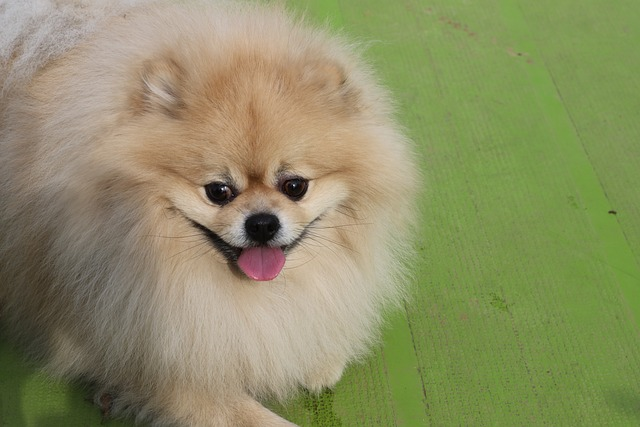
#> input picture pet-5137124_640.jpg, 640 x 427 px
$ python draw_pixel.py
#> lines starting #> are read from the running program, lines starting #| are printed output that depends on the picture; after the words box and inside, x2 and y2 are one past the last pixel; in counts of white or black regions, pixels touching at a corner belong together
import cv2
import numpy as np
import matplotlib.pyplot as plt
from skimage.segmentation import slic
from skimage.color import label2rgb
from sklearn.neighbors import NearestNeighbors

# 1. 이미지 불러오기 및 슈퍼픽셀 생성
def generate_superpixels(image, n_segments=100):
    """
    이미지에서 SLIC 알고리즘을 사용하여 슈퍼픽셀을 생성.
    n_segments: 생성할 슈퍼픽셀의 수
    """
    segments = slic(image, n_segments=n_segments, compactness=50, sigma=1, start_label=1)
    return segments

# 2. 슈퍼픽셀의 중심 좌표 및 색상 정보를 추출
def get_superpixel_features(image, segments):
    """
    각 슈퍼픽셀의 중심 좌표 및 평균 색상 값을 추출.
    """
    superpixel_centers = []
    superpixel_colors = []

    for segment_label in np.unique(segments):
        # 슈퍼픽셀의 모든 픽셀 좌표
        mask = (segments == segment_label)
        coords = np.column_stack(np.where(mask))

        # 중심 좌표 계산
        center = np.mean(coords, axis=0)
        superpixel_centers.append(center)

        # 슈퍼픽셀의 평균 색상 계산
        mean_color = np.mean(image[mask], axis=0)
        superpixel_colors.append(mean_color)

    return np.array(superpixel_centers), np.array(superpixel_colors)

# 3. K-근접 이웃을 이용해 슈퍼픽셀 간 연결 생성
def generate_rag(superpixel_centers, k=5):
    """
    K-근접 이웃을 사용하여 슈퍼픽셀 간의 연결을 생성.
    k: 각 슈퍼픽셀이 연결할 이웃의 개수
    """
    knn = NearestNeighbors(n_neighbors=k)
    knn.fit(superpixel_centers)
    distances, neighbors = knn.kneighbors(superpixel_centers)
    return neighbors

# 3. 좌표와 색상 정보를 결합한 특징 벡터 생성
def create_feature_vector(superpixel_centers, superpixel_colors):
    # 좌표와 색상 정보를 결합하여 특징 벡터 생성
    feature_vector = np.hstack((superpixel_centers, superpixel_colors))
    return feature_vector

# 4. 결과 시각화
def visualize_superpixels(image, segments):
    """
    원본 이미지 위에 슈퍼픽셀 경계를 표시하여 시각화.
    """
    segmented_image = label2rgb(segments, image, kind='avg')
    plt.imshow(segmented_image)
    # plt.title("Superpixel Segmentation")
    # plt.axis('off')
    plt.show()

def visualize_graph(superpixel_centers, neighbors, superpixel_colors):
    plt.figure(figsize=(10, 10))
    for i, neighbor_indices in enumerate(neighbors):
        for neighbor in neighbor_indices:
            # 노드 간 연결
            plt.plot([superpixel_centers[i][1], superpixel_centers[neighbor][1]],
                     [superpixel_centers[i][0], superpixel_centers[neighbor][0]], 'k-', alpha=0.3)

    # 각 노드 시각화 (슈퍼픽셀의 평균 색상을 반영하여 노드 색상 표현)
    plt.scatter(superpixel_centers[:, 1], superpixel_centers[:, 0], c=superpixel_colors / 255, s=100)

    plt.gca().invert_yaxis()
    # plt.title("Superpixel Graph with K-nearest Neighbors")
    plt.show()

# 5. 메인 함수
if __name__ == "__main__":
    # 이미지 불러오기
    image = cv2.imread("./pet-5137124_640.jpg")
#> image is the input picture: shape (427, 640, 3); mean B, G, R 101, 142.4, 140.7
    image = cv2.cvtColor(image, cv2.COLOR_BGR2RGB)

    # 슈퍼픽셀 생성
    segments = generate_superpixels(image, n_segments=300)
#> in generate_superpixels, `segments = slic(image, n_segments=n_segments, compactness=50, sigma=1,..`:
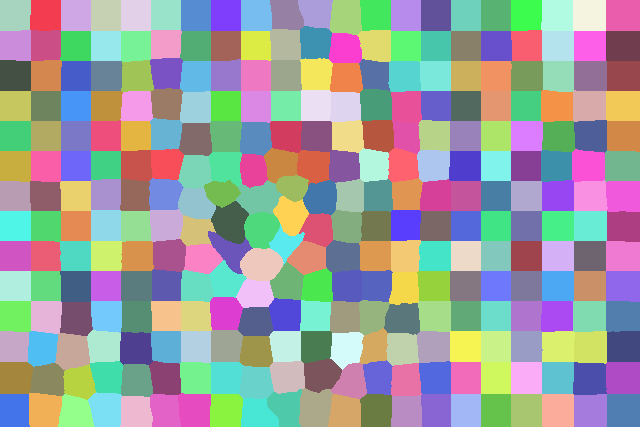
#> segments: shape (427, 640) int64; 294 distinct labels, from 1 to 294; one colour per label, 0 black

    # 슈퍼픽셀 특징 추출 (중심 좌표, 색상)
    superpixel_centers, superpixel_colors = get_superpixel_features(image, segments)
#> the loop in get_superpixel_features, `for segment_label in np.unique(segments):` made 294 passes
#> (center, mean_color) on passes 1 to 3: ([14.73, 14.65], [179.8, 177.9, 178.9]), ([14.84, 45.23], [178.6, 172.8, 169.9]), ([15, 75.5], [176.7, 166.9, 159.6])
#> pass 1, in get_superpixel_features, `mask = (segments == segment_label)`:
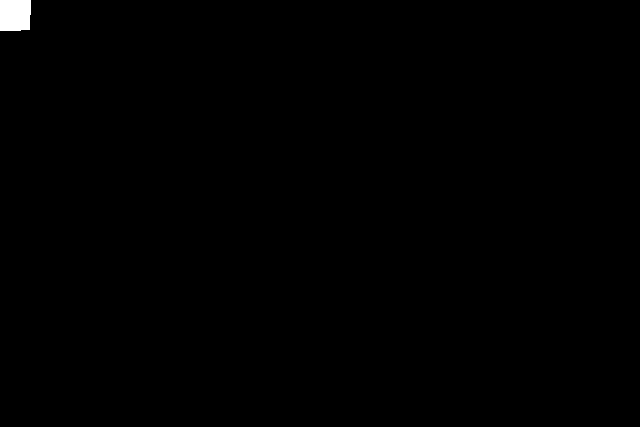
#> mask: shape (427, 640) bool; 0.34% white; 1 white region, box (x1, y1, x2, y2) and area: (0, 0, 31, 31) 936
#> pass 2, in get_superpixel_features, `mask = (segments == segment_label)`:
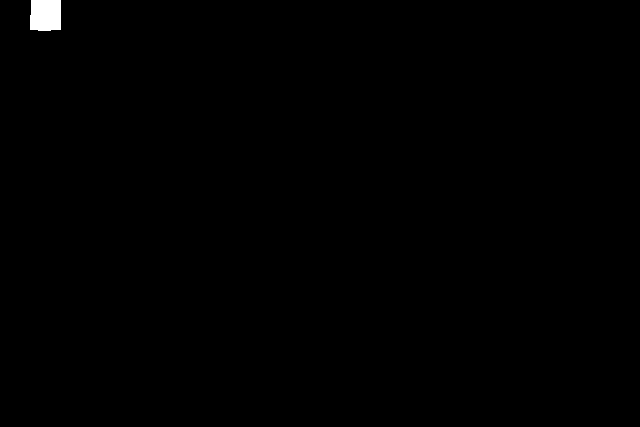
#> mask: shape (427, 640) bool; 0.34% white; 1 white region, box (x1, y1, x2, y2) and area: (30, 0, 61, 31) 928
#> pass 3, in get_superpixel_features, `mask = (segments == segment_label)`:
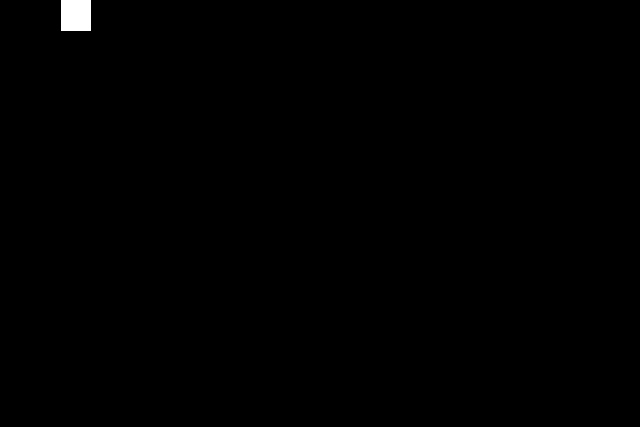
#> mask: shape (427, 640) bool; 0.34% white; 1 white region, box (x1, y1, x2, y2) and area: (61, 0, 91, 31) 930
#> after the loop in get_superpixel_features, `for segment_label in np.unique(segments):`:
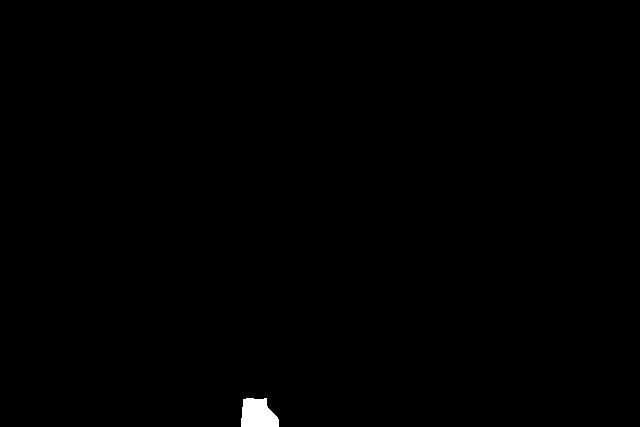
#> mask: shape (427, 640) bool; 0.32% white; 1 white region, box (x1, y1, x2, y2) and area: (241, 398, 279, 427) 886
#> after the loop in get_superpixel_features, `for segment_label in np.unique(segments):`: superpixel_centers = 294 pairs, first value 12.45 to 413.7, second value 13.62 to 623.1; superpixel_colors = 294 items, first 6: [179.8, 177.9, 178.9], [178.6, 172.8, 169.9], [176.7, 166.9, 159.6], [186.5, 174.9, 166], [187.5, 175, 165.2], [189.9, 177.4, 164.7]
#> superpixel_colors = 294 rows, first 8: [179.8, 177.9, 178.9], [178.6, 172.8, 169.9], [176.7, 166.9, 159.6], [186.5, 174.9, 166], [187.5, 175, 165.2], [189.9, 177.4, 164.7], [192.2, 180.7, 167.1], [193, 183.1, 168.6]

    feature_vector = create_feature_vector(superpixel_centers, superpixel_colors)
#> in create_feature_vector, `feature_vector = np.hstack((superpixel_centers, superpixel_colors))`: feature_vector = 294 rows, first 6: [14.73, 14.65, 179.8, 177.9, 178.9], [14.84, 45.23, 178.6, 172.8, 169.9], [15, 75.5, 176.7, 166.9, 159.6], [15, 105.5, 186.5, 174.9, 166], [15, 135.5, 187.5, 175, 165.2], [14.5, 165.5, 189.9, 177.4, 164.7]
    # K-근접 이웃을 이용한 슈퍼픽셀 간 연결 생성
    neighbors = generate_rag(feature_vector, k=5)
#> in generate_rag, `distances, neighbors = knn.kneighbors(superpixel_centers)`: distances = 294 rows, first 6: [0, 32.31, 49.23, 57.8, 64.87], [0, 32.31, 32.58, 41.64, 48.99], [0, 32.55, 32.58, 33.18, 44.22], [0, 30.03, 30.74, 33.18, 42.95], [0, 30.03, 30.2, 30.75, 42.94], [0, 30.2, 30.36, 37.37, 43.46]; neighbors = 294 rows, first 6: [0, 1, 23, 24, 2], [1, 0, 2, 24, 28], [2, 28, 1, 3, 29], [3, 4, 29, 2, 30], [4, 3, 5, 30, 29], [5, 4, 6, 25, 30]

    # 결과 출력 (이웃 정보 출력)
    for i, neighbor_indices in enumerate(neighbors):
        print(f"슈퍼픽셀 {i}의 이웃: {neighbor_indices}")
#> this loop made 294 passes
#| 슈퍼픽셀 0의 이웃: [ 0  1 23 24  2]
#| 슈퍼픽셀 1의 이웃: [ 1  0  2 24 28]
#| 슈퍼픽셀 2의 이웃: [ 2 28  1  3 29]
#| 슈퍼픽셀 3의 이웃: [ 3  4 29  2 30]
#| 슈퍼픽셀 4의 이웃: [ 4  3  5 30 29]
#| 슈퍼픽셀 5의 이웃: [ 5  4  6 25 30]
#| 슈퍼픽셀 6의 이웃: [ 6  7  5 31 32]
#| 슈퍼픽셀 7의 이웃: [ 7  6  8 32 33]
#> (further printed lines are left out)

    # 슈퍼픽셀 시각화
    visualize_superpixels(image, segments)
#> in visualize_superpixels, `segmented_image = label2rgb(segments, image, kind='avg')`:
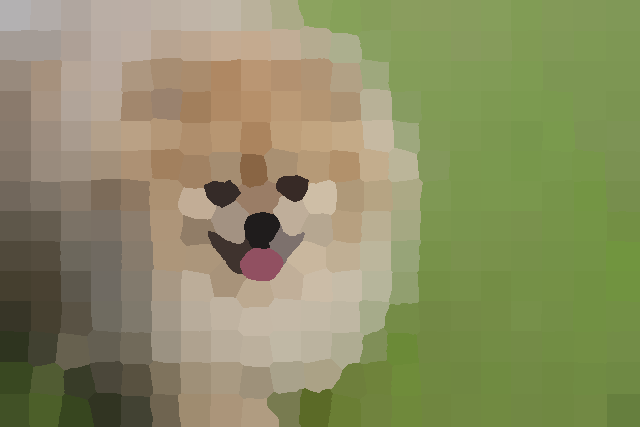
#> segmented_image: shape (427, 640, 3); mean R, G, B 140.2, 141.9, 100.4
    visualize_graph(superpixel_centers, neighbors, superpixel_colors)
#> the loop in visualize_graph, `for i, neighbor_indices in enumerate(neighbors):` made 294 passes
#> in visualize_graph, `plt.show()`:
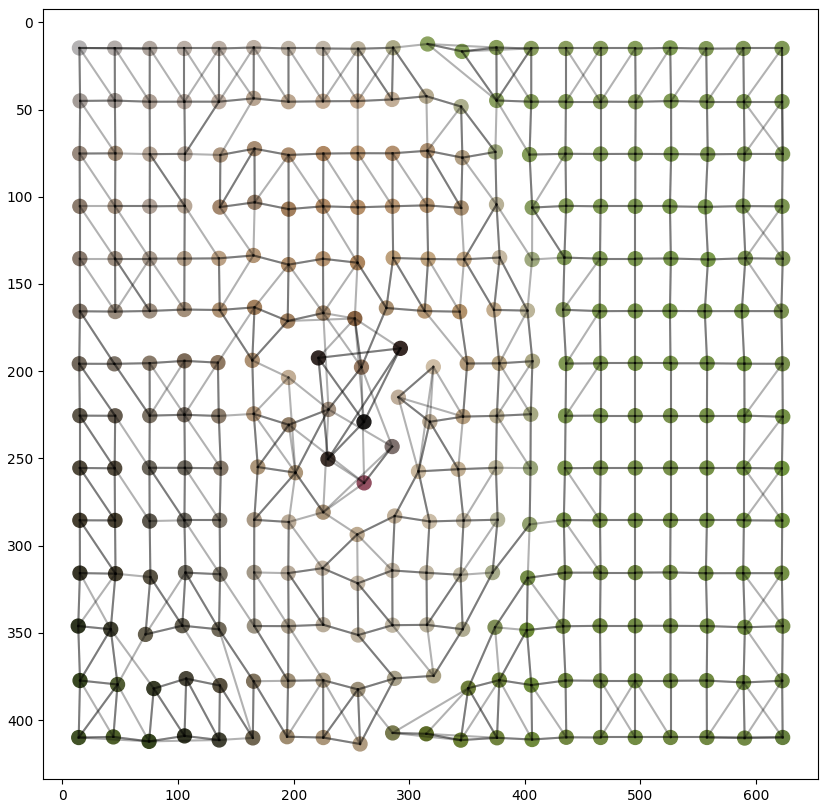
#> figure drawn by matplotlib, 1 panel
    plt.imshow(image)
    plt.show()
